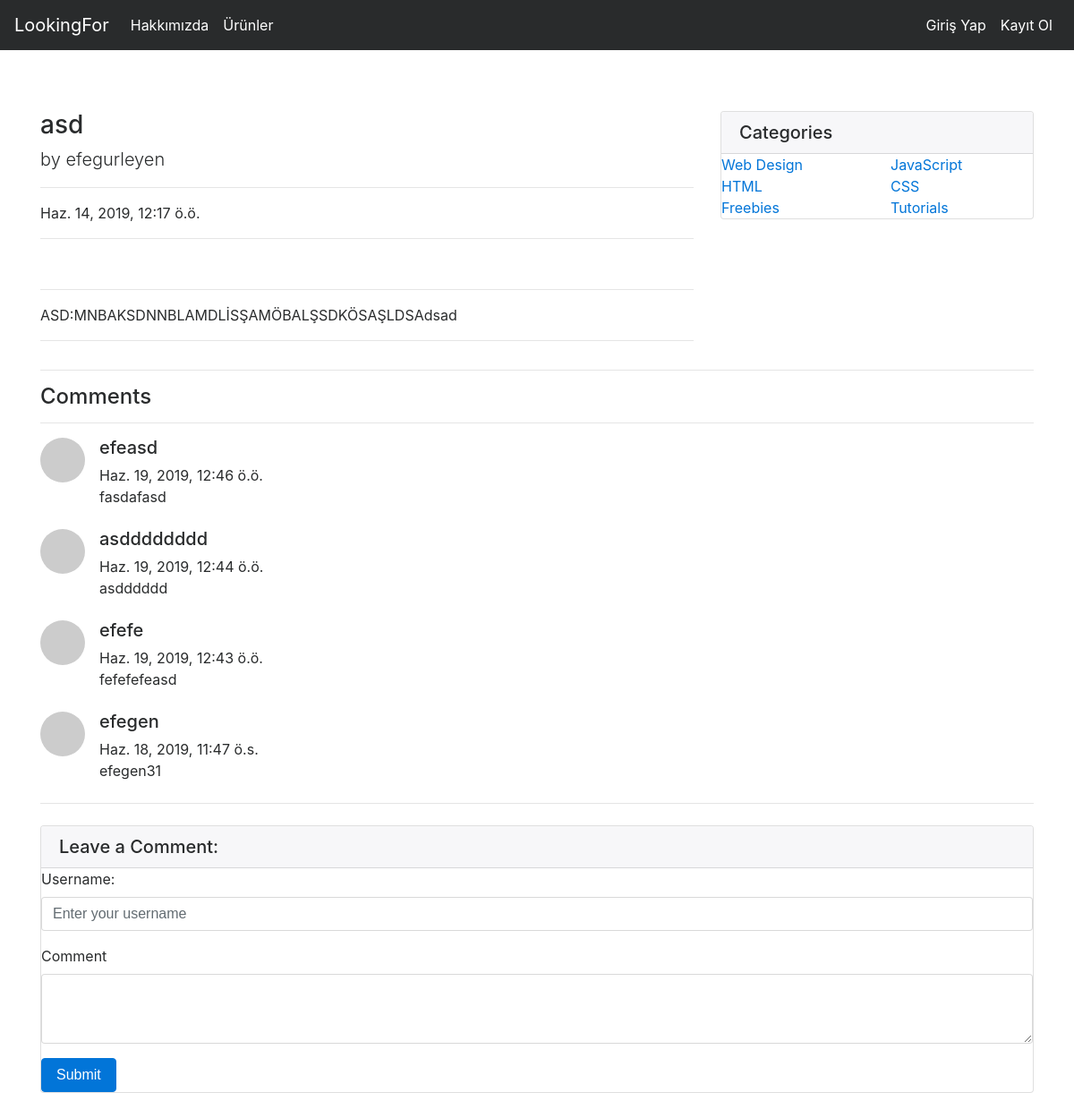
The page /products/product/12 on the database its author committed.
### product/models.py (models this page shows, shortened)
class Product(models.Model):
    author = models.ForeignKey("auth.User",on_delete = models.CASCADE,verbose_name = "Kullanıcı Adı" )
    title = models.CharField(max_length = 50,verbose_name = "Ürün Adı")
    properties = RichTextField()
    created_date = models.DateTimeField(auto_now_add=True,verbose_name = "İlan Tarihi")
    product_image = models.FileField(blank = True,null = True,verbose_name="Ürün fotoğrafı ekleyin")
    class Meta:
        ordering = ['-created_date']

class Comment(models.Model):
    product = models.ForeignKey(Product,on_delete = models.CASCADE,verbose_name = "Ürün",related_name="comments")
    comment_author = models.CharField(max_length= 50,verbose_name = "İsim")
    comment_content = models.CharField(max_length= 200,verbose_name = "Yorum")
    comment_date = models.DateTimeField(auto_now_add=True)
    class Meta:
        ordering = ['-comment_date']

### product/views.py (the view)
# urls.py: path('product/<int:id>',views.detail,name="detail"),
def detail(request,id):
    product = get_object_or_404(Product,id=id)
    comments = product.comments.all()
    return render(request,"detail.html",{"product":product,"comments":comments})

### templates/detail.html (shortened to what this page needs)
{% extends "layout.html" %}
{% block body %}
<div class="row">
    <div class="col-lg-8">
        <h3 class="mt-4">{{product.title}}</h3>
        <p class="lead">
        by
        {{product.author.username}}
        </p>
        <hr>
        <p>{{product.created_date}}</p>
        <hr>
        <hr>
        <p class="lead">
            {{product.properties|safe}}
        </p>
        <hr>
    </div>
    <div class="col-md-4">
        <div class="card my-4">
        <h5 class="card-header">Categories</h5>
        <div class="card-body">
            <div class="row">
            <div class="col-lg-6">
                <ul class="list-unstyled mb-0">
                <li>
                    <a href="#">Web Design</a>
                </li>
                <li>
                    <a href="#">HTML</a>
                </li>
                <li>
                    <a href="#">Freebies</a>
                </li>
                </ul>
            </div>
            <div class="col-lg-6">
                <ul class="list-unstyled mb-0">
                <li>
                    <a href="#">JavaScript</a>
                </li>
                <li>
                    <a href="#">CSS</a>
                </li>
                <li>
                    <a href="#">Tutorials</a>
                </li>
                </ul>
            </div>
         </div>
         </div>
    </div>
</div>
</div>
<hr>
<h4>Comments</h4>
<hr>
{% if comments %}
{% for comment in comments %}
    <div class="media mb-4">
        <img class="d-flex mr-3 rounded-circle" src="http://placehold.it/50x50" alt="">
        <div class="media-body">
          <h5 class="mt-0">{{comment.comment_author}}</h5>
          {{comment.comment_date}} <br>
          {{comment.comment_content}}
        </div>
    </div>
{% endfor %}
{% else %}
<div class = "alert alert-danger">
    Bu ürüne bir yorum yazılmamış,ilk yorum yapan siz olun!
</div>
{% endif %}
<hr>
<div class="card my-4">
    <h5 class="card-header">Leave a Comment:</h5>
    <div class="card-body">
      <form method = "post" action = "{% url 'product:comment' product.id%}">
        <div class="form-group">
             <label for="formGroupExampleInput">Username:</label>
             <input name = "comment_author" type="text" class="form-control" id="formGroupExampleInput" placeholder="Enter your username">
            </div>
        <div class="form-group">
             <label for="formGroupExampleInput">Comment</label>
          <textarea name = "comment_content" class="form-control" rows="3"></textarea>
        </div>
        <button type="submit" class="btn btn-primary">Submit</button>
      </form>
    </div>
  </div>
{% endblock body %}

### rows shown on the page
Product: title "asd", author.username "efegurleyen", created_date "Haz. 14, 2019, 12:17 ö.ö.", properties "ASD:MNBAKSDNNBLAMDLİSŞAMÖBALŞSDKÖSAŞLDSAdsad"
Comment: comment_author "efeasd", comment_date "Haz. 19, 2019, 12:46 ö.ö.", comment_content "fasdafasd"
Comment: comment_author "asdddddddd", comment_date "Haz. 19, 2019, 12:44 ö.ö.", comment_content "asdddddd"
Comment: comment_author "efefe", comment_date "Haz. 19, 2019, 12:43 ö.ö.", comment_content "fefefefeasd"
Comment: comment_author "efegen", comment_date "Haz. 18, 2019, 11:47 ö.s.", comment_content "efegen31"
